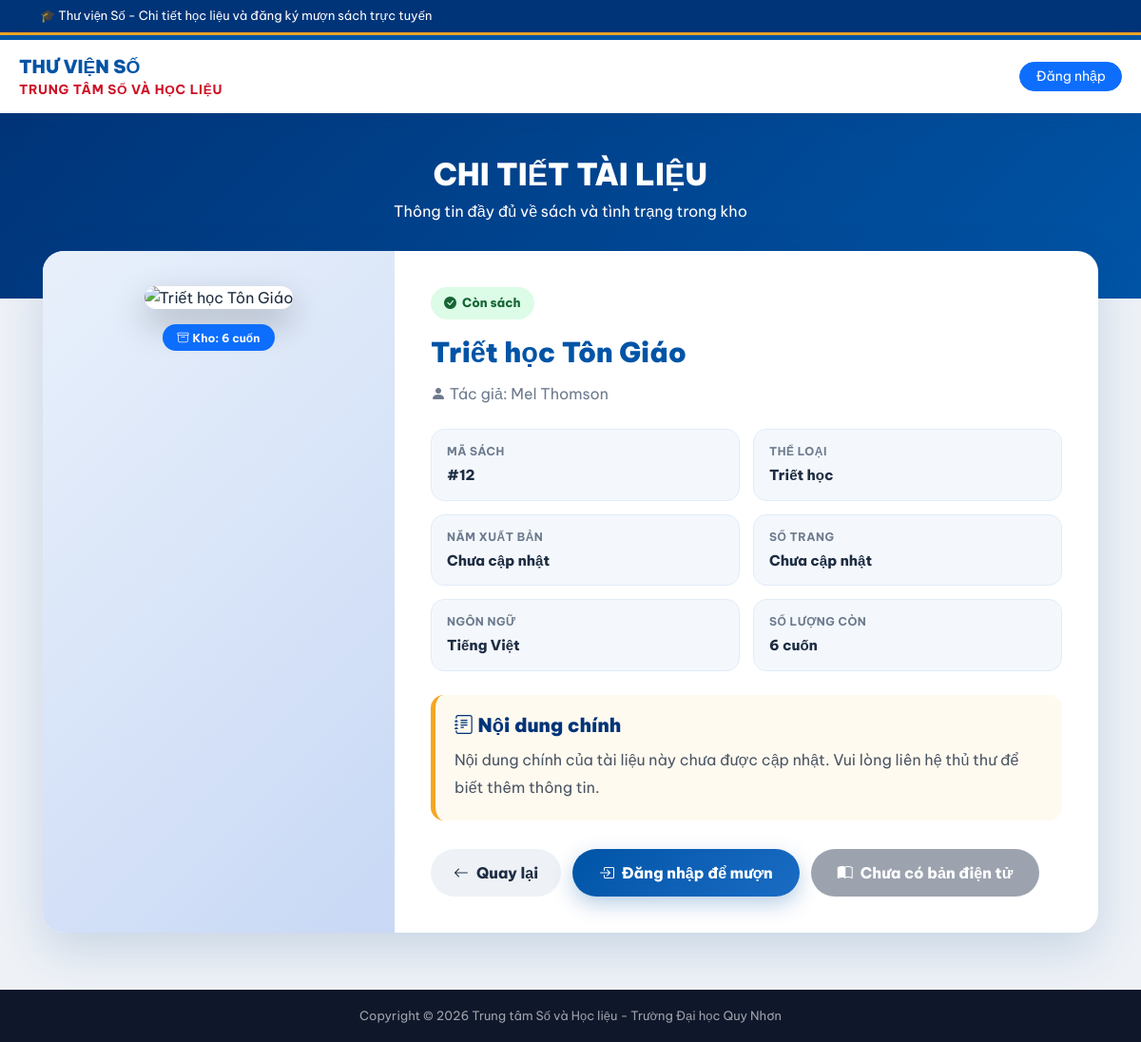
/detail.php?id=12, run on the app's committed database.
### tables this page shows
CREATE TABLE `Books` (
  `id` int(11) NOT NULL,
  `title` varchar(255) NOT NULL,
  `author` varchar(255) NOT NULL,
  `category` varchar(100) DEFAULT NULL,
  `quantity` int(11) DEFAULT 0,
  `image_url` text DEFAULT NULL,
  `created_at` timestamp NOT NULL DEFAULT current_timestamp()
);

### detail.php (the view, shortened to what this page needs)
<?php
require_once 'config.php';
$book_id = isset($_GET['id']) ? (int)$_GET['id'] : 0;
$stmt = $pdo->prepare("SELECT * FROM Books WHERE id=?");
$stmt->execute([$book_id]);
$book = $stmt->fetch(PDO::FETCH_ASSOC);
$cover = !empty($book['image_url']) ? $book['image_url'] : 'images/default-book.png';
?>
<!DOCTYPE html>
<html lang="vi">
<head>
<link href="https://cdn.jsdelivr.net/npm/bootstrap-icons@1.11.1/font/bootstrap-icons.css" rel="stylesheet">
<link href="https://cdn.jsdelivr.net/npm/bootstrap@5.3.2/dist/css/bootstrap.min.css" rel="stylesheet">
</head>
<body>
<div class="top-bar">
  <div class="container"><marquee>🎓 Thư viện Số - Chi tiết học liệu và đăng ký mượn sách trực tuyến</marquee></div>
</div>
<header class="qnu-header">
  <div class="header-inner">
    <div class="brand" onclick="location.href='index.php'">
      <div>
        <div class="uni-name">Thư viện Số</div>
        <div class="lib-name">Trung tâm số và Học liệu</div>
      </div>
    </div>
    <div class="d-flex align-items-center gap-2">
      <?php if(isset($_SESSION['username'])): ?>
        <span class="fw-bold text-primary me-1 small"><i class="bi bi-person-circle"></i> <?php echo htmlspecialchars($_SESSION['username']); ?></span>
        <a href="logout.php" class="btn btn-sm btn-danger rounded-pill px-3">Thoát</a>
      <?php else: ?>
        <a href="index.php" class="btn btn-sm btn-primary rounded-pill px-3">Đăng nhập</a>
      <?php endif; ?>
    </div>
  </div>
</header>
<section class="hero">
  <h2>CHI TIẾT TÀI LIỆU</h2>
  <p class="mb-0">Thông tin đầy đủ về sách và tình trạng trong kho</p>
</section>
<main class="detail-wrapper">
  <div class="detail-card">
    <div class="row g-0">
      <div class="col-lg-4">
        <div class="book-cover-box">
          <img src="<?php echo htmlspecialchars($cover); ?>"
               alt="<?php echo htmlspecialchars($book['title']); ?>"
               class="book-cover"
               onerror="this.src='images/default-book.png'">
          <div class="mt-3">
            <span class="badge <?php echo $book['quantity']>0 ? 'bg-primary' : 'bg-secondary'; ?> px-3 py-2 rounded-pill">
              <i class="bi bi-archive me-1"></i>Kho: <?php echo (int)$book['quantity']; ?> cuốn
            </span>
          </div>
        </div>
      </div>
      <div class="col-lg-8">
        <div class="book-info">
          <div class="mb-3">
            <?php if((int)$book['quantity']>0): ?>
              <span class="status-badge available"><i class="bi bi-check-circle-fill"></i> Còn sách</span>
            <?php elseif((int)($book['ebook_available']??0)===1): ?>
              <span class="status-badge" style="background:#e6f7ff;color:#055;"><i class="bi bi-book-half"></i> Chỉ có bản điện tử</span>
            <?php else: ?>
              <span class="status-badge unavailable"><i class="bi bi-x-circle-fill"></i> Hết sách</span>
            <?php endif; ?>
          </div>
          <h1 class="book-title"><?php echo htmlspecialchars($book['title']); ?></h1>
          <div class="book-author"><i class="bi bi-person-fill"></i> Tác giả: <?php echo htmlspecialchars($book['author']??'Chưa cập nhật'); ?></div>
          <div class="meta-grid">
            <div class="meta-item">
              <div class="meta-label">Mã sách</div>
              <div class="meta-value">#<?php echo htmlspecialchars($book['id']); ?></div>
            </div>
            <div class="meta-item">
              <div class="meta-label">Thể loại</div>
              <div class="meta-value"><?php echo htmlspecialchars($book['category']??'Chưa cập nhật'); ?></div>
            </div>
            <div class="meta-item">
              <div class="meta-label">Năm xuất bản</div>
              <div class="meta-value"><?php echo !empty($book['publish_year'])?htmlspecialchars($book['publish_year']):'Chưa cập nhật'; ?></div>
            </div>
            <div class="meta-item">
              <div class="meta-label">Số trang</div>
              <div class="meta-value"><?php echo !empty($book['pages'])?htmlspecialchars($book['pages']).' trang':'Chưa cập nhật'; ?></div>
            </div>
            <div class="meta-item">
              <div class="meta-label">Ngôn ngữ</div>
              <div class="meta-value"><?php echo !empty($book['language'])?htmlspecialchars($book['language']):'Tiếng Việt'; ?></div>
            </div>
            <div class="meta-item">
              <div class="meta-label">Số lượng còn</div>
              <div class="meta-value"><?php echo (int)$book['quantity']; ?> cuốn</div>
            </div>
          </div>
          <div class="description-box">
            <h5><i class="bi bi-journal-text"></i> Nội dung chính</h5>
            <p><?php echo !empty($book['description']) ? nl2br(htmlspecialchars($book['description'])) : 'Nội dung chính của tài liệu này chưa được cập nhật. Vui lòng liên hệ thủ thư để biết thêm thông tin.'; ?></p>
          </div>
          <div class="action-box">
            <a href="index.php" class="btn-back"><i class="bi bi-arrow-left"></i>Quay lại</a>
            <?php if((int)$book['quantity']>0): ?>
              <?php if(isset($_SESSION['username']) && $_SESSION['role']==='student'): ?>
                <a href="borrow.php?id=<?php echo $book['id']; ?>" class="btn-borrow">
                  <i class="bi bi-bag-check-fill"></i>Mượn vật lí
                </a>
                <button class="btn-cart" onclick="addToCartDetail(<?php echo $book['id']; ?>)">
                  <i class="bi bi-basket-plus-fill"></i>Thêm vào giỏ
                </button>
              <?php elseif(isset($_SESSION['username'])): ?>
                <button class="btn-borrow" onclick="alert('Chỉ tài khoản sinh viên mới được mượn sách.')">
                  <i class="bi bi-bag-check-fill"></i>Mượn sách vật lí
                </button>
              <?php else: ?>
                <a href="borrow.php?id=<?php echo $book['id']; ?>" class="btn-borrow">
                  <i class="bi bi-box-arrow-in-right"></i>Đăng nhập để mượn
                </a>
              <?php endif; ?>
            <?php else: ?>
              <button class="btn-borrow" style="background:#9ca3af;box-shadow:none;" disabled>
                <i class="bi bi-x-circle-fill"></i>Hết sách vật lí
              </button>
            <?php endif; ?>
            <?php if(($book['ebook_available']??0)==1 && !empty($book['ebook_url'])): ?>
              <a href="<?php echo htmlspecialchars($book['ebook_url']); ?>" target="_blank" class="btn-borrow" style="background:linear-gradient(135deg,#16a34a,#22c55e);">
                <i class="bi bi-book-half"></i>Đọc sách điện tử
              </a>
            <?php else: ?>
              <button class="btn-borrow" style="background:#9ca3af;box-shadow:none;" disabled>
                <i class="bi bi-book-half"></i>Chưa có bản điện tử
              </button>
            <?php endif; ?>
          </div>
        </div>
      </div>
    </div>
  </div>
</main>
<footer>Copyright © 2026 Trung tâm Số và Học liệu - Trường Đại học Quy Nhơn</footer>
</body>
</html>

### detail.php (style rules this page uses)
:root { --blue:#0054a6;--blue-dark:#003478;--gold:#f5a623;--red:#ce1126;--bg:#eef2f7;--text:#1e2d42;--muted:#6c7a8d; }
body { font-family:'Be Vietnam Pro',sans-serif;background:var(--bg);color:var(--text); }
.top-bar { background:var(--blue-dark);color:white;font-size:13px;padding:7px 0;border-bottom:3px solid var(--gold); }
.qnu-header { background:white;border-top:5px solid var(--blue);box-shadow:0 3px 20px rgba(0,60,130,.1);position:sticky;top:0;z-index:999; }
.header-inner { max-width:1200px;margin:0 auto;padding:14px 20px;display:flex;justify-content:space-between;align-items:center; }
.brand { display:flex;align-items:center;gap:14px;cursor:pointer; }
.uni-name { font-size:1.2rem;font-weight:900;color:var(--blue);text-transform:uppercase; }
.lib-name { font-size:.85rem;font-weight:700;color:var(--red);text-transform:uppercase;letter-spacing:.05em; }
.hero { background:linear-gradient(135deg,var(--blue-dark),var(--blue));padding:45px 20px 80px;color:white;text-align:center; }
.hero h2 { font-weight:900;margin-bottom:8px; }
.detail-wrapper { max-width:1150px;margin:-50px auto 60px;padding:0 20px;position:relative;z-index:5; }
.detail-card { background:white;border-radius:22px;box-shadow:0 18px 50px rgba(0,60,130,.16);overflow:hidden; }
.book-cover-box { background:linear-gradient(135deg,#e8f0fb,#c8d8f5);padding:35px;text-align:center;height:100%; }
.book-cover { width:260px;max-width:100%;aspect-ratio:2/3;object-fit:cover;border-radius:14px;box-shadow:0 15px 35px rgba(0,0,0,.25);background:white; }
.book-info { padding:38px; }
.book-title { font-size:1.8rem;font-weight:900;color:var(--blue);line-height:1.35;margin-bottom:12px; }
.book-author { color:var(--muted);font-size:1rem;margin-bottom:22px; }
.meta-grid { display:grid;grid-template-columns:repeat(2,minmax(0,1fr));gap:14px;margin:25px 0; }
.meta-item { background:#f4f8fd;border:1px solid #e1ecf8;border-radius:14px;padding:14px 16px; }
.meta-label { font-size:12px;color:var(--muted);font-weight:700;text-transform:uppercase;letter-spacing:.04em;margin-bottom:5px; }
.meta-value { font-size:15px;font-weight:800;color:var(--text); }
.description-box { background:#fffaf0;border-left:5px solid var(--gold);padding:20px;border-radius:14px;margin-top:25px; }
.description-box h5 { color:var(--blue-dark);font-weight:900;margin-bottom:10px; }
.description-box p { color:#4b5563;line-height:1.8;margin-bottom:0; }
.action-box { margin-top:30px;display:flex;gap:12px;flex-wrap:wrap; }
.btn-borrow { background:linear-gradient(135deg,var(--blue),#1a6cc4);color:white;border:none;padding:13px 28px;border-radius:50px;font-weight:800;text-decoration:none;display:inline-flex;align-items:center;gap:8px;box-shadow:0 8px 22px rgba(0,84,166,.28); }
.btn-back { background:#eef2f7;color:var(--text);border:none;padding:13px 24px;border-radius:50px;font-weight:800;text-decoration:none;display:inline-flex;align-items:center;gap:8px; }
.status-badge { display:inline-flex;align-items:center;gap:6px;padding:7px 14px;border-radius:50px;font-size:13px;font-weight:800; }
.available { background:#dcfce7;color:#166534; }
footer { background:#0f172a;color:rgba(255,255,255,.6);text-align:center;padding:18px;font-size:13px; }

### data on the page
books: quantity "6", title "Triết học Tôn Giáo", author "Mel Thomson", id "12", category "Triết học"
